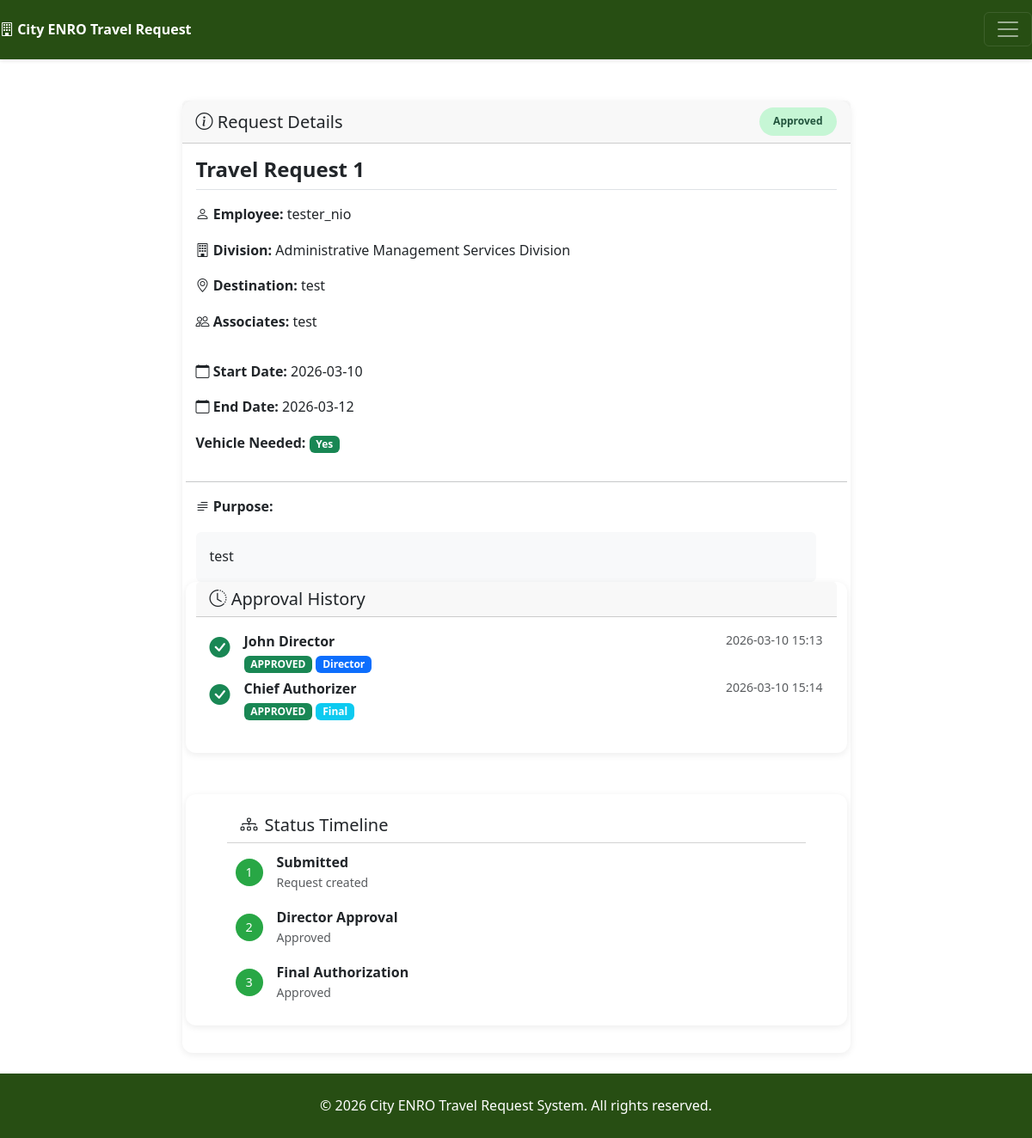
/tickets/1 (signed in), run on the app's committed database.
### tables this page shows
CREATE TABLE tickets (
            id INTEGER PRIMARY KEY AUTOINCREMENT,
            user_id INTEGER NOT NULL,
            division_id INTEGER NOT NULL,
            destination VARCHAR(200) NOT NULL,
            purpose TEXT NOT NULL,
            associates TEXT,
            start_date DATE NOT NULL,
            end_date DATE NOT NULL,
            vehicle_needed VARCHAR(10) DEFAULT 'no',
            vehicle_assigned VARCHAR(100),
            status VARCHAR(50) DEFAULT 'pending',
            created_at TIMESTAMP DEFAULT CURRENT_TIMESTAMP,
            updated_at TIMESTAMP DEFAULT CURRENT_TIMESTAMP,
            FOREIGN KEY (user_id) REFERENCES users(id),
            FOREIGN KEY (division_id) REFERENCES divisions(id)
        );

CREATE TABLE users (
            id INTEGER PRIMARY KEY AUTOINCREMENT,
            username VARCHAR(50) UNIQUE NOT NULL,
            password VARCHAR(255) NOT NULL,
            role VARCHAR(50) NOT NULL,
            division_id INTEGER,
            full_name VARCHAR(100) NOT NULL,
            created_at TIMESTAMP DEFAULT CURRENT_TIMESTAMP,
            FOREIGN KEY (division_id) REFERENCES divisions(id)
        );

CREATE TABLE divisions (
            id INTEGER PRIMARY KEY AUTOINCREMENT,
            name VARCHAR(100) NOT NULL
        );

CREATE TABLE approvals (
            id INTEGER PRIMARY KEY AUTOINCREMENT,
            ticket_id INTEGER NOT NULL,
            approver_id INTEGER NOT NULL,
            level VARCHAR(50) NOT NULL,
            action VARCHAR(50) NOT NULL,
            comments TEXT,
            created_at TIMESTAMP DEFAULT CURRENT_TIMESTAMP,
            FOREIGN KEY (ticket_id) REFERENCES tickets(id),
            FOREIGN KEY (approver_id) REFERENCES users(id)
        );

### routes/tickets.py (the view, shortened to what this page needs)
@tickets_bp.route('/<int:ticket_id>')
def view(ticket_id):
    if not require_login():
        return redirect(url_for('auth.login'))
    db_type = get_db_type()
    try:
        conn = get_db_connection()
        cursor = conn.cursor()
        if db_type == 'sqlite':
            cursor.execute("""
                SELECT t.*, u.full_name as user_name, d.name as division_name,
                       v.name as vehicle_name, v.status as vehicle_status
                FROM tickets t
                JOIN users u ON t.user_id = u.id
                JOIN divisions d ON t.division_id = d.id
                LEFT JOIN vehicles v ON t.vehicle_assigned = v.name
                WHERE t.id = ?
            """, (ticket_id,))
        ticket = dict_from_row(cursor.fetchone()) if db_type == 'sqlite' else cursor.fetchone()
        if not ticket:
            flash('Ticket not found', 'danger')
            return redirect(url_for('main.dashboard'))
        if session.get('role') == 'employee' and ticket['user_id'] != session['user_id']:
            flash('Access denied', 'danger')
            return redirect(url_for('main.dashboard'))
        available_vehicles = get_available_vehicles() if session.get('role') == 'admin' else []
        if db_type == 'sqlite':
            cursor.execute("""
                SELECT a.*, u.full_name as approver_name
                FROM approvals a
                JOIN users u ON a.approver_id = u.id
                WHERE a.ticket_id = ?
                ORDER BY a.created_at ASC
            """, (ticket_id,))
        if db_type == 'sqlite':
            rows = cursor.fetchall()
            approvals = [dict_from_row(row) for row in rows]
        else:
            approvals = cursor.fetchall()
        conn.close()
        if ticket.get('start_date') and isinstance(ticket.get('start_date'), str):
            ticket['start_date'] = datetime.strptime(ticket['start_date'], '%Y-%m-%d').date()
        if ticket.get('end_date') and isinstance(ticket.get('end_date'), str):
            ticket['end_date'] = datetime.strptime(ticket['end_date'], '%Y-%m-%d').date()
        for approval in approvals:
            if approval.get('created_at') and isinstance(approval.get('created_at'), str):
                approval['created_at'] = datetime.strptime(approval['created_at'], '%Y-%m-%d %H:%M:%S')
    except Exception as e:
        flash(f'Error loading ticket: {str(e)}', 'danger')
        return redirect(url_for('main.dashboard'))
    return render_template('tickets/view.html', ticket=ticket, approvals=approvals, available_vehicles=available_vehicles)

### db.py (called while the page is built)
def get_db_type():
    try:
        from flask import has_request_context, request
        if has_request_context() and hasattr(current_app, 'config'):
            return current_app.config.get('DATABASE_TYPE', 'sqlite')
    except:
        pass
    return 'sqlite'

def get_db_connection():
    db_type = get_db_type()
    if db_type == 'sqlite':
        return get_sqlite_connection()
    else:
        return get_mysql_connection()

def get_sqlite_connection():
    import os
    from config import Config
    db_path = getattr(Config, 'SQLITE_DATABASE', 'cityhall.db')
    try:
        if hasattr(current_app, 'config'):
            db_path = current_app.config.get('SQLITE_DATABASE', db_path)
    except:
        pass
    conn = sqlite3.connect(db_path)
    conn.row_factory = sqlite3.Row
    return conn

def dict_from_row(row):
    if row is None:
        return None
    if hasattr(row, 'keys'):
        return dict(zip(row.keys(), row))
    return row

### routes/tickets.py (called while the page is built)
def require_login():
    return 'user_id' in session

### templates/tickets/view.html (shortened to what this page needs)
{% extends "base.html" %}
{% block content %}
<div class="container mx-auto px-4 px-lg-5">
<div class="row justify-content-center">
  <div class="col-lg-9 mx-auto">
        <div class="col-12">
        <div id="main-card" class="card mb-4">
<div class="card-header d-flex justify-content-between align-items-center">
                <h5 class="mb-0"><i class="bi bi-info-circle"></i> Request Details</h5>
                <span class="status-badge status-{{ ticket.status }}">
                    {{ ticket.status|replace('_', ' ')|title }}
                </span>
            </div>
            <div class="card-body">
<p class="h4 mb-3 border-bottom pb-2"><strong>Travel Request {{ ticket.id }}</strong></p>
                <div class="row">
                    <div class="row mb-3">
                        <p><strong><i class="bi bi-person"></i> Employee:</strong> {{ ticket.user_name }}</p>
                        <p><strong><i class="bi bi-building"></i> Division:</strong> {{ ticket.division_name }}</p>
                        <p><strong><i class="bi bi-geo-alt"></i> Destination:</strong> {{ ticket.destination }}</p>
                        {% if ticket.associates %}
                        <p><strong><i class="bi bi-people"></i> Associates:</strong> {{ ticket.associates }}</p>
                        {% endif %}
                    </div>
                    <div class="row mb-3">
                        <p><strong><i class="bi bi-calendar"></i> Start Date:</strong> {{ ticket.start_date.strftime('%Y-%m-%d') if ticket.start_date else '-' }}</p>
                        <p><strong><i class="bi bi-calendar"></i> End Date:</strong> {{ ticket.end_date.strftime('%Y-%m-%d') if ticket.end_date else '-' }}</p>
                        <p><strong> Vehicle Needed:</strong>
                        {% if ticket.vehicle_needed == 'yes' %}
                        <span class="badge bg-success">Yes</span>
                        {% else %}
                        <span class="badge bg-secondary">No</span>
                        {% endif %}
                        </p>
                    </div>
                <hr>
                <div class="row">
                    <div class="col-12">
                        <p><strong><i class="bi bi-text-paragraph"></i> Purpose:</strong></p>
                        <div class="bg-light p-3 rounded">
                            {{ ticket.purpose }}
                        </div>
                </div>
        </div>
        <div class="card mb-4">
            <div class="card-header">
                <h5 class="mb-0"><i class="bi bi-clock-history"></i> Approval History</h5>
            </div>
            <div class="card-body">
                {% if approvals %}
                <div class="timeline">
                    {% for approval in approvals %}
                    <div class="timeline-item mb-3">
                        <div class="d-flex">
                            <div class="me-3">
                                {% if approval.action == 'approved' %}
                                <i class="bi bi-check-circle-fill text-success" style="font-size: 1.5rem;"></i>
                                {% else %}
                                <i class="bi bi-x-circle-fill text-danger" style="font-size: 1.5rem;"></i>
                                {% endif %}
                            </div>
                            <div class="flex-grow-1">
                                <div class="d-flex justify-content-between">
                                    <strong>{{ approval.approver_name }}</strong>
                                    <small class="text-muted">{{ approval.created_at.strftime('%Y-%m-%d %H:%M') if approval.created_at else '' }}</small>
                                </div>
                                <p class="mb-1">
                                    <span class="badge bg-{{ 'success' if approval.action == 'approved' else 'danger' }}">
                                        {{ approval.action|upper }}
                                    </span>
                                    <span class="badge bg-{{ 'primary' if approval.level == 'director' else 'info' }}">
                                        {{ approval.level|replace('_', ' ')|title }}
                                    </span>
                                </p>
                            </div>
                    </div>
                    {% endfor %}
                </div>
                {% else %}
                <p class="text-muted text-center">No approval actions yet.</p>
                {% endif %}
            </div>
    </div>
  </div>
</div>
<div class="card status-timeline mt-4">
  <div class="card-header bg-transparent">
    <h5 class="mb-0 d-flex align-items-center gap-2"> <i class="bi bi-diagram-3"></i> Status Timeline </h5>
  </div>
            <div class="card-body">
        <div class="d-inline-block text-start">
            <div class="d-flex align-items-center mb-3">
                <div class="bg-{{ 'success' if ticket.status in ['pending', 'director_approved', 'approved'] else 'secondary' }} text-white rounded-circle d-flex align-items-center justify-content-center me-3" style="width: 32px; height: 32px; flex-shrink: 0;">
                1
                </div>
            <div class="text-nowrap">
                <div class="fw-bold">Submitted</div>
                <small class="text-muted d-block">Request created</small>
            </div>
        </div>
            <div class="d-flex align-items-center mb-3">
                <div class="bg-{{ 'success' if ticket.status in ['director_approved', 'approved'] else 'secondary' }} text-white rounded-circle d-flex align-items-center justify-content-center me-3" style="width: 32px; height: 32px; flex-shrink: 0;">
                2
                </div>
            <div class="text-nowrap">
                <div class="fw-bold">Director Approval</div>
                <small class="text-muted d-block">{{ 'Approved' if ticket.status in ['director_approved', 'approved'] else 'Pending' }}</small>
                </div>
            </div>
            <div class="d-flex align-items-center">
                <div class="bg-{{ 'success' if ticket.status == 'approved' else 'secondary' }} text-white rounded-circle d-flex align-items-center justify-content-center me-3" style="width: 32px; height: 32px; flex-shrink: 0;">
                3
                </div>
                <div class="text-nowrap">
                <div class="fw-bold">Final Authorization</div>
                <small class="text-muted d-block">{{ 'Approved' if ticket.status == 'approved' else 'Pending' }}</small>
            </div>
        </div> </div>
</div>
  </div>
</div>
</div>
{% endblock %}

### templates/base.html (style rules this page uses)
:root { --primary-color: #274e13; --accent-color: #216440; --success-color: #38a169; --warning-color: #d69e2e; --danger-color: #e53e3e; --light-bg: #3f6342; }
body { background-image: url('/static/img/nd%20CREDIT%20John%20Christian%20Yayen_CNCH%20%2B%20Honday%20Bay-blue%20filter.jpg'); background-size: cover; background-position: flex; background-repeat: no-repeat; background-attachment: fixed; min-height: 100vh; display: flex; flex-direction: column; font-size: clamp(0.875rem, 1rem, 1.125rem); line-height: 1.6; margin: 0; padding: 0; }
.card { border: none; border-radius: 10px; box-shadow: 0 2px 8px rgba(0,0,0,0.08); transition: transform 0.2s, box-shadow 0.2s; }
.status-badge { padding: 5px 12px; border-radius: 20px; font-size: 0.85rem; font-weight: 500; }
.status-approved { background-color: #c6f6d5; color: #22543d; }
.status-timeline { --timeline-dot-size: clamp(24px, 6vw, 36px); --timeline-line-height: clamp(20px, 5vw, 32px); }
.status-timeline .rounded-circle { width: var(--timeline-dot-size); height: var(--timeline-dot-size); padding: calc(var(--timeline-dot-size) * 0.25); font-size: calc(var(--timeline-dot-size) * 0.4); line-height: 1; }
.status-timeline .me-3 { margin-right: clamp(0.75rem, 4vw, 1.25rem); }
h4, h5, h6 { font-size: clamp(1rem, 2.5vw, 1.25rem); }
.status-badge { font-size: clamp(0.75rem, 2.5vw, 0.875rem); padding: clamp(0.4rem, 2vw, 0.6rem) clamp(0.75rem, 4vw, 1rem) !important; font-weight: 600 !important; min-height: 1.5em; display: inline-flex; align-items: center; line-height: 1.2; white-space: nowrap; }
.card { margin-bottom: 1rem; border-radius: 0.75rem; }
.status-badge { font-size: 0.75rem; padding: 0.375rem 0.75rem; }
html { overflow-y: scroll !important; }

### templates/tickets/view.html (style rules this page uses)
.status-timeline { padding: 1rem 3rem; }
.status-timeline .bg-success { background-color: #28a745 !important; }
.status-timeline .text-white { color: #fff !important; }
.status-timeline .card-body { padding: 10px !important; }

### data on the page
tickets: status "Approved", id "1", destination "test", associates "test", purpose "test"
users: user_name "tester_nio"
divisions: division_name "Administrative Management Services Division"
approvals: approver_name "John Director", created_at "2026-03-10 15:13", action "APPROVED", level "Director"
approvals: approver_name "Chief Authorizer", created_at "2026-03-10 15:14", action "APPROVED", level "Final"

### other printed values
{{ ticket.start_date.strftime('%Y-%m-%d') if ticket.start_date else '-' }} "2026-03-10"
{{ ticket.end_date.strftime('%Y-%m-%d') if ticket.end_date else '-' }} "2026-03-12"
